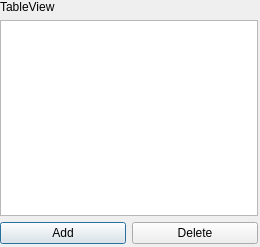
<?xml version="1.0" encoding="UTF-8"?>
<ui version="4.0">
 <class>table</class>
 <widget class="QDialog" name="table">
  <property name="geometry">
   <rect>
    <x>0</x>
    <y>0</y>
    <width>260</width>
    <height>247</height>
   </rect>
  </property>
  <property name="maximumSize">
   <size>
    <width>260</width>
    <height>260</height>
   </size>
  </property>
  <property name="windowTitle">
   <string>Dialog</string>
  </property>
  <widget class="QWidget" name="layoutWidget">
   <property name="geometry">
    <rect>
     <x>0</x>
     <y>0</y>
     <width>258</width>
     <height>244</height>
    </rect>
   </property>
   <layout class="QVBoxLayout" name="verticalLayout">
    <item>
     <widget class="QLabel" name="label">
      <property name="text">
       <string>TableView</string>
      </property>
     </widget>
    </item>
    <item>
     <widget class="QTableView" name="tableView"/>
    </item>
    <item>
     <layout class="QHBoxLayout" name="horizontalLayout">
      <item>
       <widget class="QPushButton" name="pushButton_2">
        <property name="text">
         <string>Add</string>
        </property>
       </widget>
      </item>
      <item>
       <widget class="QPushButton" name="pushButton">
        <property name="text">
         <string>Delete</string>
        </property>
       </widget>
      </item>
     </layout>
    </item>
   </layout>
  </widget>
 </widget>
 <resources/>
 <connections/>
</ui>
